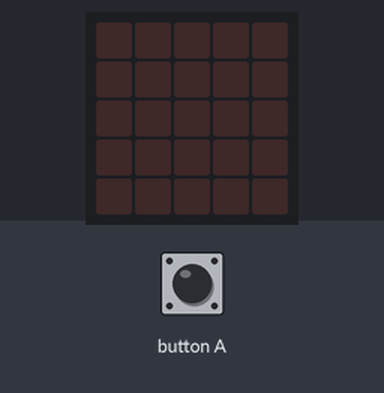
A program run on a simulated BBC micro:bit (MakeCode). Shown: the board's 5×5 LED display. The test bench sets the inputs (shaded band). Random numbers come from a fixed seed.

Above: at 1.2 s.
1.3 s: button A pressed for 0.15 s
At 1.9 s:
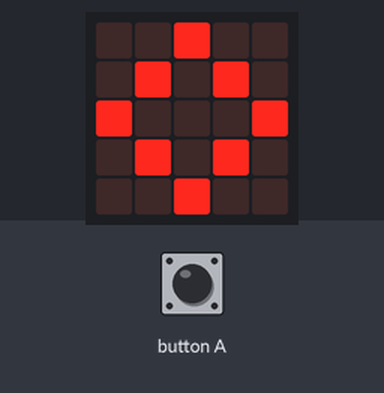
At 5.1 s:
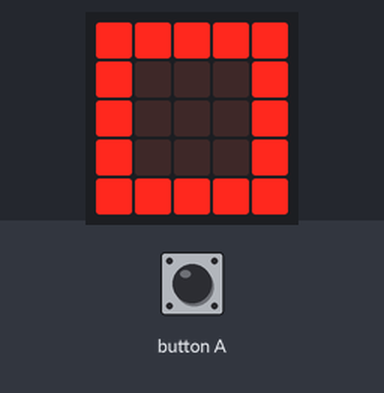
Timing chart, 0 to 6.6 s (numbered marks = the images above; inputs shaded):
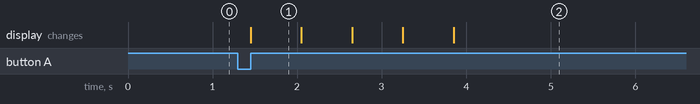

Measured:
- after the input at 1.3 s, the display: changes after 0.15 s (image 1)
- what the display in image 1 shows lasts 0.6 s, from 1.5 s to 2.1 s

The program:

main.ts
```typescript
input.onButtonPressed(Button.A, function on_button_pressed_a() {
    for (let i = 0; i < 2; i++) {
        basic.showIcon(IconNames.Diamond)
        basic.showIcon(IconNames.SmallDiamond)
    }
    if (Math.randomBoolean()) {
        basic.showIcon(IconNames.Skull)
    } else {
        basic.showIcon(IconNames.Square)
    }

})
```

test.ts
```typescript
// les tests vont ici ; cela ne sera pas compilé si ce paquet est utilisé en tant qu'extension.
```
